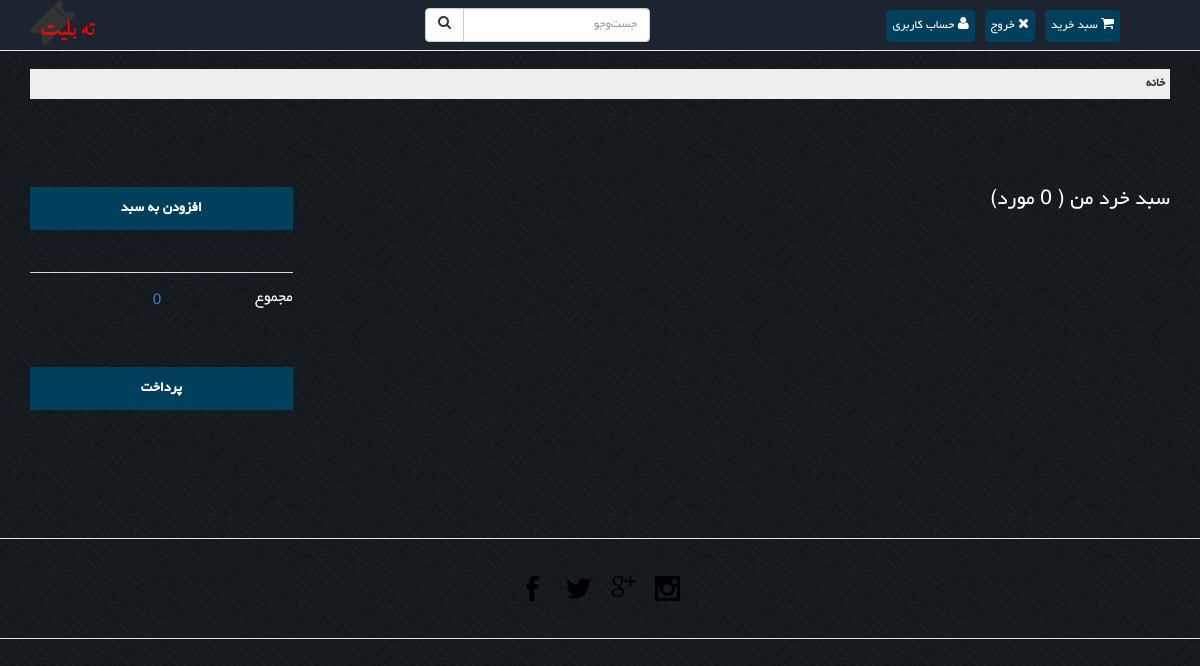
Before: /checkout/ (signed in) with the older database file.
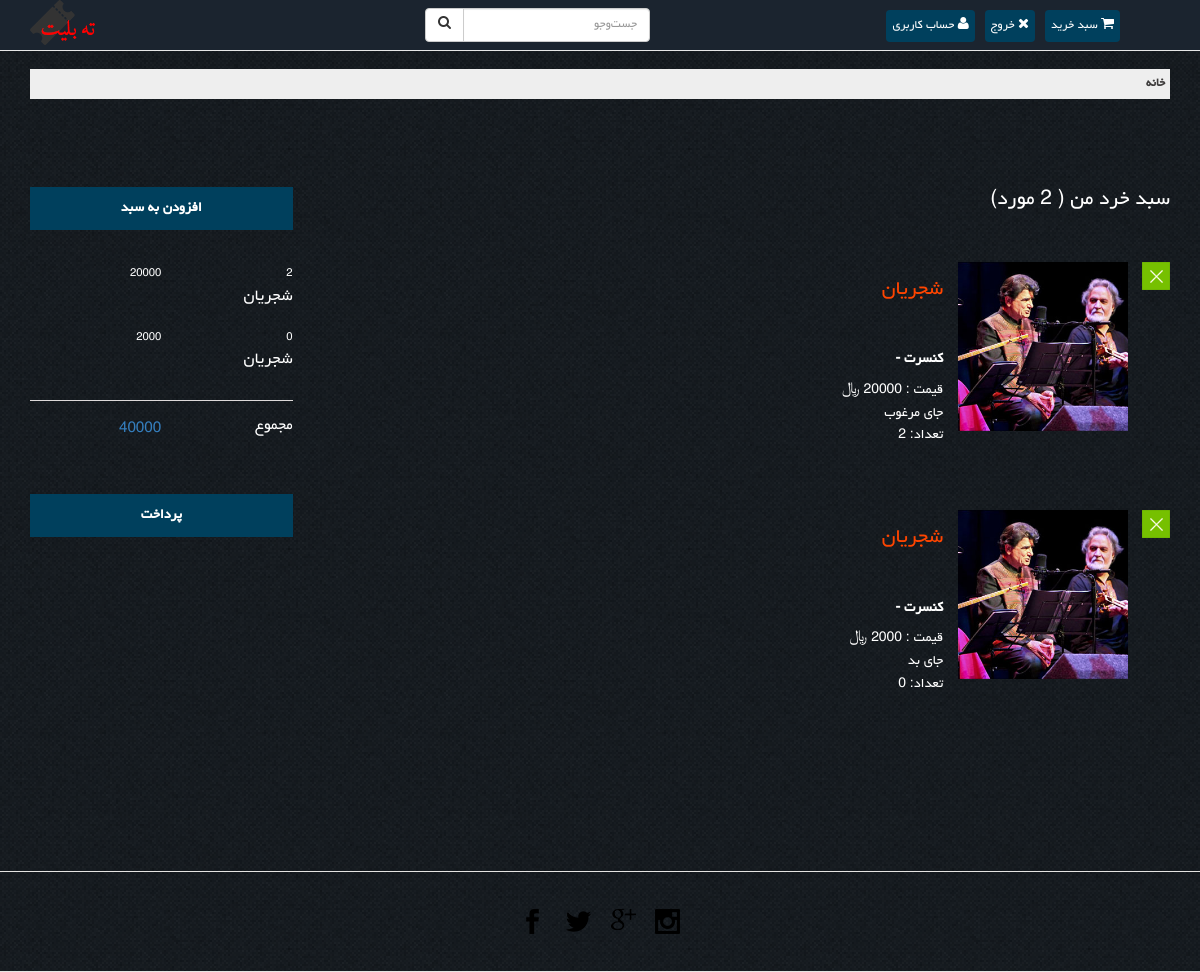
After: the same page with the newer database file.
### Event/models.py (models this page shows, shortened)
class BoughtTicket(models.Model):
    ticket = models.ForeignKey(Ticket)
    buyer = models.ForeignKey(UserProfile)
    date = models.DateField(default=date.today, blank=True)
    serial_no = models.BigIntegerField(null=True, blank=True)
    count = models.IntegerField(default=1)
    payed = models.BooleanField(default=False)
    payment = models.ForeignKey('Payment', null=True, blank=True)

class Ticket(models.Model):
    event = models.ForeignKey(Event)
    type = models.CharField(max_length=20)
    capacity = models.IntegerField(default=0)
    price = models.IntegerField(default=0)

class Event(models.Model):
    title = models.CharField(max_length=40)
    description = models.CharField(max_length=100)
    date = models.DateField(default=date.today, blank=True)
    time = models.TimeField(default=now().time(), blank=True)
    venue = models.ForeignKey(Venue)
    type = models.ForeignKey(Type, default=1)
    sub_type = models.ForeignKey(SubType)
    rate = models.ManyToManyField(UserProfile, through="TicketRate")
    favorites = models.ManyToManyField(UserProfile, related_name="favorites")

class Type(models.Model):
    name = models.CharField(max_length=20, unique=True)
    description = models.CharField(max_length=200, default="")
    def __str__(self):
        return self.name + " - " + self.description

### Ticket/views.py (the view)
# urls.py: url(r'^checkout/', 'Ticket.views.checkout', name='checkout'),
def checkout(request):
    buy_sum = 0
    for item in request.user.userprofile.boughtticket_set.all():
        if not item.payed:
            buy_sum += item.ticket.price * item.count
    count = BoughtTicket.objects.filter(buyer=request.user.userprofile, payed=False).count()
    return render(request, 'checkout.html', {'login_form': LoginForm(),
                                             'buy_sum': buy_sum,
                                             'count': count})

### Ticket/forms.py
class LoginForm(forms.ModelForm):
    class Meta:
        model = User
        fields = ['username', 'password']
        labels = {
            'username': 'نام کاربری',
            'password': 'رمز عبور',
        }
        widgets = {
            'password': forms.PasswordInput()
        }

### Ticket/templates/checkout.html (shortened to what the changed rows need)
{% extends 'general_template.html' %}
{% block header_extension %}
    {% load static %}
    <link href="{% static "css/prettyPhoto.css" %}" rel="stylesheet">
    <link href="{% static "css/price-range.css" %}" rel="stylesheet">
    <link href="{% static "css/animate.css" %}" rel="stylesheet">
    <link href="{% static "css/main.css" %}" rel="stylesheet">
    <link href="{% static "css/responsive.css" %}" rel="stylesheet">
{% endblock %}
{% block main_content %}
    <section>
        <div class="container">
            <div class="row">
                <div class="check">
                    <div class="col-md-3 cart-total">
                        <a class="continue" href="/">افزودن به سبد</a>
                        <div class="price-details">
                            {% for item in user.userprofile.boughtticket_set.all %}
                                {% if not item.payed %}
                                    <span class="total1"
                                          style="color: white!important;">{{ item.ticket.price }}</span>
                                    <span class="total1"
                                          style="color: white!important;">{{ item.count }}</span>
                                    <h3 style="color: white!important;">{{ item.ticket.event.title }}</h3>
                                {% endif %}
                            {% endfor %}
                        </div>
                        <ul class="total_price">
                            <li class="last_price"><span
                                    style="color: #357ebd!important;">{{ buy_sum }}</span></li>
                            <li class="last_price"><h4>مجموع</h4></li>
                            <div class="clearfix"></div>
                        </ul>
                        <a class="order" href="/fake_bank">پرداخت</a>
                    </div>
                    <div class="col-md-9 cart-items">
                        <h1>سبد خرد من (
                            مورد)</h1>
                        {% for item in user.userprofile.boughtticket_set.all %}
                            {% if not item.payed %}
                                <div class="cart-header cart-header{{ forloop.counter }}">
                                    <div class="close1"></div>
                                    <div class="cart-sec simpleCart_shelfItem">
                                        <div class="cart-item-info" style="padding: 15px">
                                            <h1>
                                                <a href="/event/{{ item.ticket.event.id }}">{{ item.ticket.event.title }}</a>
                                            </h1>
                                            <h3>{{ item.ticket.event.type }}</h3>
                                            <div class="">
                                                <p>قیمت :
                                                    {{ item.ticket.price }}
                                                    ﷼</p>
                                                <p>{{ item.ticket.type }}</p>
                                            </div>
                                            <div class="">
                                                <p> تعداد:
                                                    {{ item.count }}
                                                    </p>
                                            </div>
                                        </div>
                                        <div class="cart-item cyc">
                                            <img src="/static/images/events/{{ item.ticket.event.id }}.jpg"
                                                 class="img-responsive" alt=""/>
                                        </div>
                                        <div class="clearfix"></div>
                                    </div>
                                </div>
                            {% endif %}
                        {% endfor %}
                    </div>
                </div>
            </div>
        </div>
    </section>
{% endblock %}

Changed rows visible on the page:
added BoughtTicket: ticket.price "20000", count "2", ticket.event "شجریان", payed False (drawn), ticket.event.type "کنسرت -", ticket.type "جای مرغوب"
added BoughtTicket: ticket.price "2000", count "0", ticket.event "شجریان", payed False (drawn), ticket.event.type "کنسرت -", ticket.type "جای بد"
Other visible differences:
{{ buy_sum }}: "0" → "40000"
